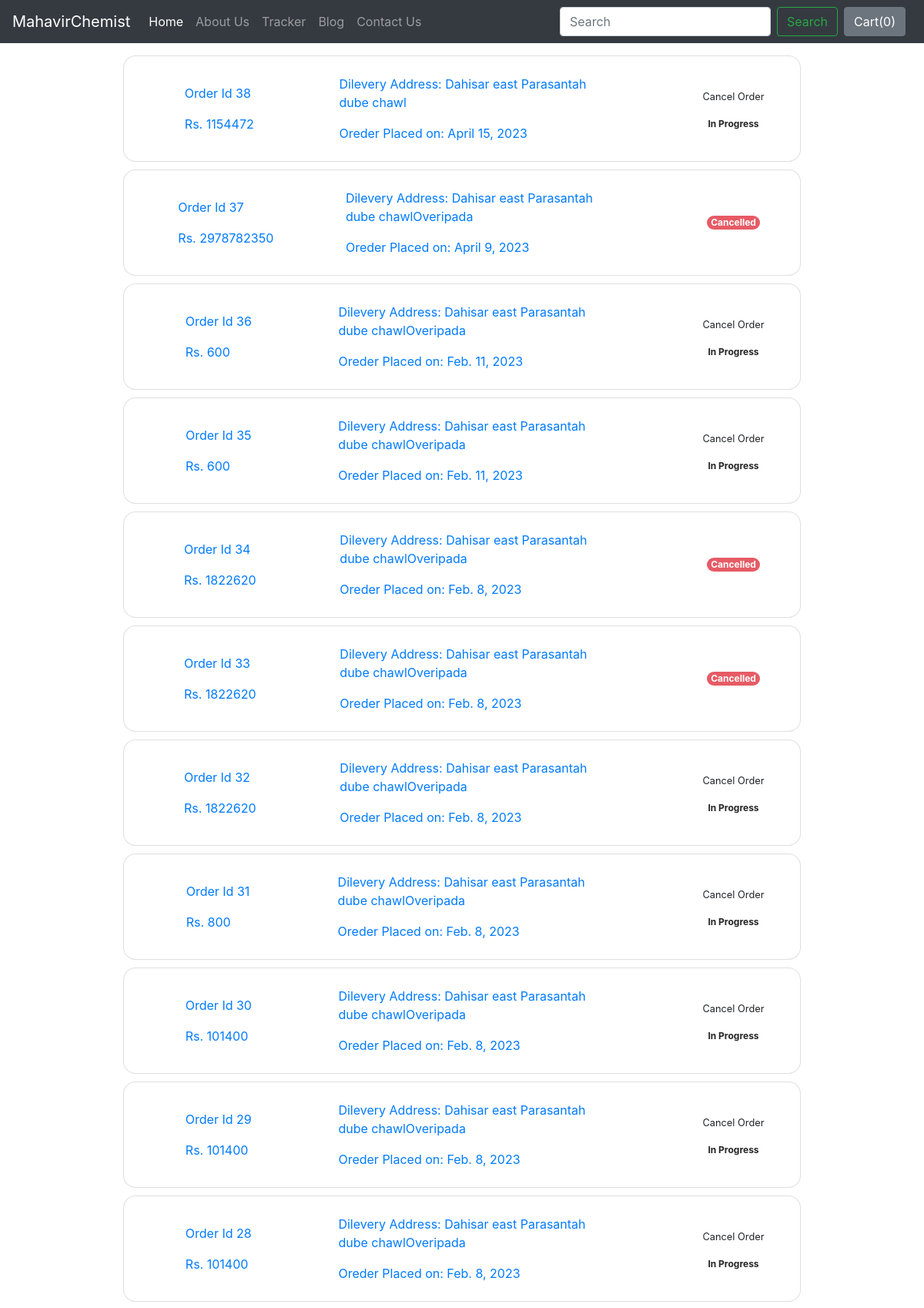
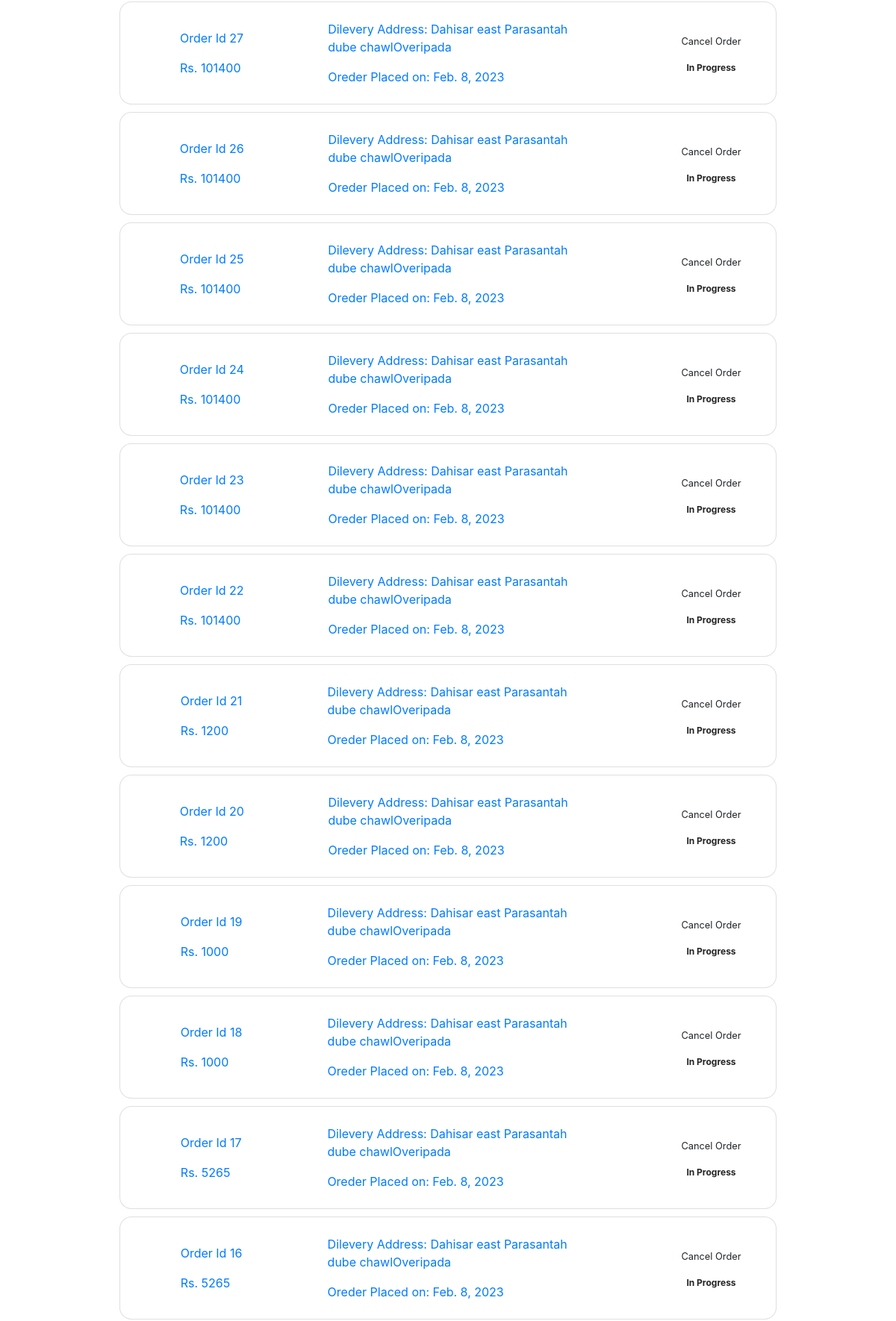
/shop/orders/ (signed in, upper part), run on the app's committed database (2 pictures, top to bottom).
### shop/models.py (models this page shows, shortened)
class Orders(models.Model):
    order_id = models.AutoField(primary_key=True)
    items_json = models.CharField(max_length=5000)
    amount = models.IntegerField(default=0)
    status = models.CharField(max_length=15, choices=STATUS, default='Active')
    name = models.CharField(max_length=90)
    email = models.CharField(max_length=111)
    address = models.CharField(max_length=111)
    city = models.CharField(max_length=111)
    state = models.CharField(max_length=111)
    zip_code = models.CharField(max_length=111)
    phone = models.CharField(max_length=111, default="")
    timestamp = models.DateField(auto_now_add=True)

### shop/views.py (the view)
# urls.py: path("orders/", views.orders, name="Orders"),
def orders(request):
    if request.user.is_authenticated:
        mailid = request.user.email.strip()
        print("00"+mailid+"00")
        product = Orders.objects.filter(email=mailid.lower()).order_by('-order_id').values()
        params = {'allProds' : product}
        return render(request, 'shop/orders.html', params)
    else:
        return render(request, 'shop/unAuthenticate.html')

### shop/templates/shop/orders.html (shortened to what this page needs)
{% extends 'shop/basic.html' %}
{% block body %}
<div style="    display: flex;
flex-direction: column;
justify-content: center;
padding: 1rem 10rem;
">
{% for i in allProds %}
<div class="">
    <div href="/shop/track-order/{{i.order_id}}" class="list-group-item productItems d-flex justify-content-between align-items-center" style="    margin-bottom: 10px;
    padding: 1.5rem 1rem;
    border-radius: 1rem; ">
<a href="/shop/track-order/{{i.order_id}}" class="col-md-10" style="    display: flex;
justify-content: space-around;
align-items: center;">
            <div>
            <div class="" >
               Order Id {{i.order_id}}
            </div>
            <div style="margin-top: 1rem" >
                Rs. {{i.amount}}
             </div>
            </div>
            <div class="col-md-7"  >
                <div style="margin-bottom: 1rem" >
                Dilevery Address: {{i.address}}
                </div>
                <div style="font-size: 1rem;">
                    Oreder Placed on: {{i.timestamp}}
                </div>
            </div>
            </a>
            <div class="col-md-2" style="    display: flex; flex-direction: column;
            justify-content: space-around;
            align-items: center;">
            {% if i.status == 'Active'  %}
                 <div  class="cart_button " >
                    <a onClick=cancelOrder("{{i.order_id}}") style="padding: 0.8rem 0.8rem; font-size: 0.8rem;">Cancel Order</a>
                  </div>
                 {% endif %}
                 {% if i.status == 'Active' %}
                 <div class="badge rounded-pill" style="color:#242424; background-color: var(--color3);  margin-top: 1rem" >In Progress</div>
                 {% elif i.status == 'InActive'%}
                 <div class="badge rounded-pill" style="color:white; background-color: green;" >Dilevered</div>
                 {% else %}
                 <div class="badge rounded-pill" style="color:white; background-color: #E65B65;" >Cancelled</div>
                 {% endif %}
            </div>
    </div>
  </div>
{% endfor %}
</div>
{% endblock body %}

### data on the page
Orders: order_id "38", amount "1154472", address "Dahisar east Parasantah dube chawl", timestamp "April 15, 2023", status "In Progress"
Orders: order_id "37", amount "2978782350", address "Dahisar east Parasantah dube chawlOveripada", timestamp "April 9, 2023", status "Cancelled"
Orders: order_id "36", amount "600", address "Dahisar east Parasantah dube chawlOveripada", timestamp "Feb. 11, 2023", status "In Progress"
Orders: order_id "35", amount "600", address "Dahisar east Parasantah dube chawlOveripada", timestamp "Feb. 11, 2023", status "In Progress"
Orders: order_id "34", amount "1822620", address "Dahisar east Parasantah dube chawlOveripada", timestamp "Feb. 8, 2023", status "Cancelled"
Orders: order_id "33", amount "1822620", address "Dahisar east Parasantah dube chawlOveripada", timestamp "Feb. 8, 2023", status "Cancelled"
Orders: order_id "32", amount "1822620", address "Dahisar east Parasantah dube chawlOveripada", timestamp "Feb. 8, 2023", status "In Progress"
Orders: order_id "31", amount "800", address "Dahisar east Parasantah dube chawlOveripada", timestamp "Feb. 8, 2023", status "In Progress"
Orders: order_id "30", amount "101400", address "Dahisar east Parasantah dube chawlOveripada", timestamp "Feb. 8, 2023", status "In Progress"
Orders: order_id "29", amount "101400", address "Dahisar east Parasantah dube chawlOveripada", timestamp "Feb. 8, 2023", status "In Progress"
Orders: order_id "28", amount "101400", address "Dahisar east Parasantah dube chawlOveripada", timestamp "Feb. 8, 2023", status "In Progress"
Orders: order_id "27", amount "101400", address "Dahisar east Parasantah dube chawlOveripada", timestamp "Feb. 8, 2023", status "In Progress"
Orders: order_id "26", amount "101400", address "Dahisar east Parasantah dube chawlOveripada", timestamp "Feb. 8, 2023", status "In Progress"
Orders: order_id "25", amount "101400", address "Dahisar east Parasantah dube chawlOveripada", timestamp "Feb. 8, 2023", status "In Progress"
Orders: order_id "24", amount "101400", address "Dahisar east Parasantah dube chawlOveripada", timestamp "Feb. 8, 2023", status "In Progress"
Orders: order_id "23", amount "101400", address "Dahisar east Parasantah dube chawlOveripada", timestamp "Feb. 8, 2023", status "In Progress"
Orders: order_id "22", amount "101400", address "Dahisar east Parasantah dube chawlOveripada", timestamp "Feb. 8, 2023", status "In Progress"
Orders: order_id "21", amount "1200", address "Dahisar east Parasantah dube chawlOveripada", timestamp "Feb. 8, 2023", status "In Progress"
Orders: order_id "20", amount "1200", address "Dahisar east Parasantah dube chawlOveripada", timestamp "Feb. 8, 2023", status "In Progress"
Orders: order_id "19", amount "1000", address "Dahisar east Parasantah dube chawlOveripada", timestamp "Feb. 8, 2023", status "In Progress"
Orders: order_id "18", amount "1000", address "Dahisar east Parasantah dube chawlOveripada", timestamp "Feb. 8, 2023", status "In Progress"
Orders: order_id "17", amount "5265", address "Dahisar east Parasantah dube chawlOveripada", timestamp "Feb. 8, 2023", status "In Progress"
Orders: order_id "16", amount "5265", address "Dahisar east Parasantah dube chawlOveripada", timestamp "Feb. 8, 2023", status "In Progress"
